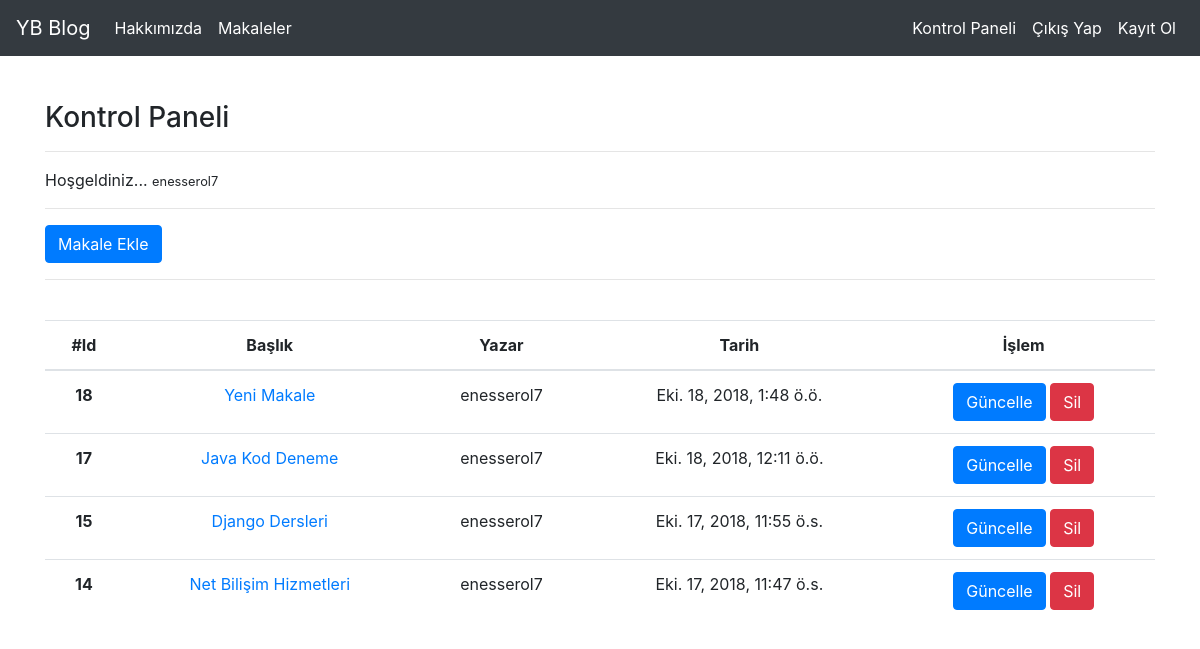
Screenshot of /articles/dashboard/ (signed in) with the database file from the repository.
### article/models.py (models this page shows, shortened)
class Article(models.Model):
    author = models.ForeignKey("auth.User",on_delete = models.CASCADE, verbose_name="Yazar")
    title = models.CharField(max_length = 50,verbose_name="Başlık")
    content = RichTextField(verbose_name="İçerik")
    created_date = models.DateTimeField(auto_now_add=True,verbose_name="Oluşturma Tarihi")
    article_image = models.FileField(blank=True,null=True,verbose_name="Makaleye Fotoğraf Ekleyin")
    class Meta:
        ordering = ['-created_date']

### article/views.py (the view)
# urls.py: path('dashboard/', views.dashboard, name="dashboard"),
@login_required(login_url="user:login")
def dashboard(request):
    articles = Article.objects.filter(author=request.user)
    return render(request,"dashboard.html",{"articles":articles})

### templates/dashboard.html
{% extends "layout.html" %}
{% block body %}
<h3>Kontrol Paneli</h3>
<hr>
<p>Hoşgeldiniz... <small>{{request.user.username}}</small></p>
<hr>
<a class="btn btn-primary" href="{% url 'article:addarticle' %}">Makale Ekle</a>
<hr>
{% if articles %}
<br>
<table class="table table-hover">
    <thead>
        <tr>
            <th scope="col" class="text-center">#Id</th>
            <th scope="col" class="text-center">Başlık</th>
            <th scope="col" class="text-center">Yazar</th>
            <th scope="col" class="text-center">Tarih</th>
            <th scope="col" class="text-center">İşlem</th>
        </tr>
    </thead>
    <tbody>
        {% for article in articles %}
        <tr>
            <th scope="row" class="text-center">{{article.id}}</th>
            <td class="text-center"><a href="{% url 'article:detail' article.id %}">{{article.title}}</a></td>
            <td class="text-center">{{article.author}}</td>
            <td class="text-center">{{article.created_date}}</td>
            <td class="text-center"><a href="{% url 'article:update' article.id %}" class="btn btn-primary">Güncelle</a> <a href="{% url 'article:delete' article.id %}"
                    class="btn btn-danger">Sil</a></td>
        </tr>
        {% endfor %}
    </tbody>
</table>
{% else %}
<div class="alert alert-danger">Henüz Makaleniz Bulunmuyor!!!</div>
{% endif %}
{% endblock body %}

### rows the page displays
Article: id "18", title "Yeni Makale", author "enesserol7", created_date "Eki. 18, 2018, 1:48 ö.ö."
Article: id "17", title "Java Kod Deneme", author "enesserol7", created_date "Eki. 18, 2018, 12:11 ö.ö."
Article: id "15", title "Django Dersleri", author "enesserol7", created_date "Eki. 17, 2018, 11:55 ö.s."
Article: id "14", title "Net Bilişim Hizmetleri", author "enesserol7", created_date "Eki. 17, 2018, 11:47 ö.s."

### other values shown
{{ request.user.username }} "enesserol7"
